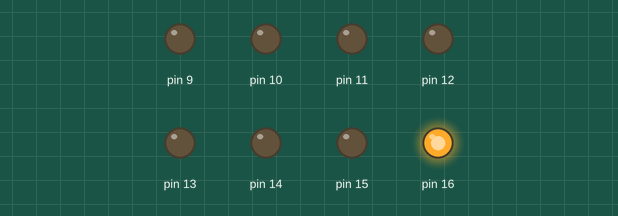
This sketch was run on a simulated Arduino Uno, built with avr-gcc and run on an emulated ATmega328P. Shown: output pins drawn as LEDs (lit = HIGH).

Above: at 0.5 s.
At 2.5 s:
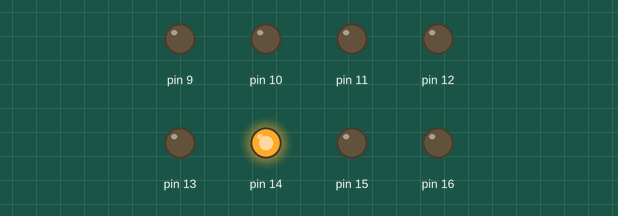
At 3.5 s:
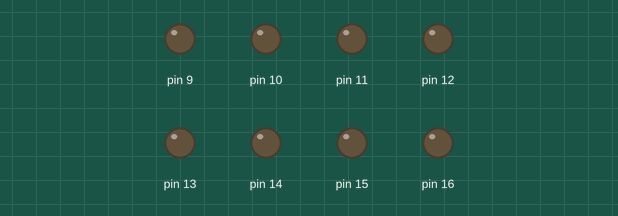
Timing chart, 0 to 5.2 s (numbered marks = the images above):
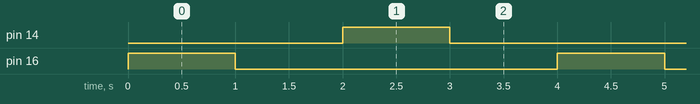

The sketch:

sketch_feb24a.ino
```cpp
void setup() {
  // put your setup code here, to run once:

  pinMode(16,1);
  pinMode(15,1);
  pinMode(14,1);
  pinMode(13,1);
  pinMode(12,1);
  pinMode(11,1);
  pinMode(10,1);
  pinMode(9,1);
}

void loop() {
  // put your main code here, to run repeatedly:

  digitalWrite(16,1);
  delay(1000);
  digitalWrite(16,0);
  delay(1000);
  digitalWrite(14,1);
  delay(1000);
  digitalWrite(14,0);
  delay(1000);

}
```

Measured:
- by itself, pin 14, pin 16: alternates HIGH for 1.0 s and LOW for 3.0 s
- by itself, everything shown: repeats every 4.0 s, in 4 steps
